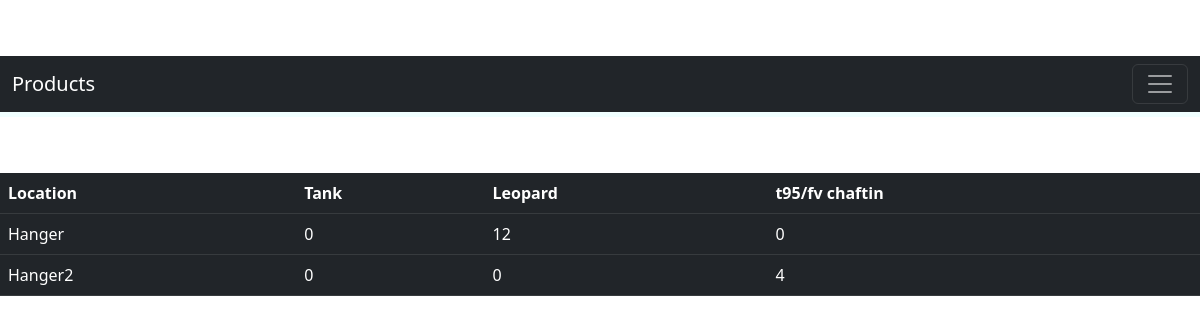
The page /report_new on the database as committed earlier.
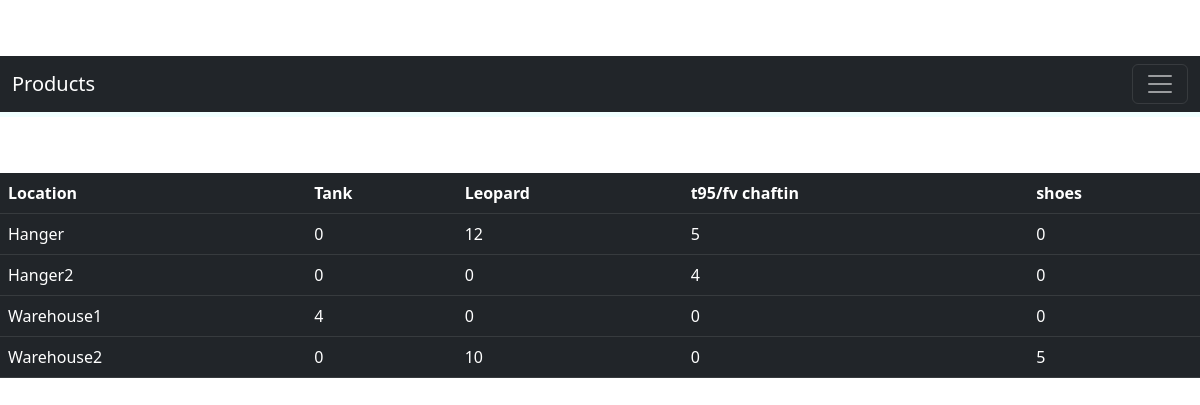
The same page on the database as committed later.
### models.py (models this page shows, shortened)
class Product(db.Model):
    __tablename__ = 'product'
    product_id = db.Column(db.String(50), primary_key=True)

class Location(db.Model):
    __tablename__ = 'location'
    location_id = db.Column(db.String(50), primary_key=True)

### App.py (the view)
@app.route('/report_new', methods=['GET'])
def view_report2():
        locations = Location.query.all()
        products = Product.query.all()
        data = {}
        movements = db.session.query(
            ProductMovement.to_location,
            ProductMovement.product_id,
            db.func.sum(ProductMovement.qty).label('total_in')
        ).group_by(ProductMovement.to_location, ProductMovement.product_id).all()
        for location in locations:
            location_data = {}
            for product in products:
                total_in = next((m.total_in for m in movements if m.to_location == location.location_id and m.product_id == product.product_id), 0)
                location_data[product.product_id] = total_in
            data[location.location_id] = location_data
        return render_template('new_report.html', data=data, products=products, locations=locations)

### templates/new_report.html (shortened to what this page needs)
{% include "index.html" %}
<!DOCTYPE html>
<html>
  <head>
  </head>
  <body>
    <h1>Product Movement Report</h1>
    <table class="table table-dark">
      <thead>
        <tr>
          <th>Location</th>
          {% for product in products %}
            <th>{{ product.product_id }}</th>
          {% endfor %}
        </tr>
      </thead>
      <tbody>
        {% for location in locations %}
          <tr>
            <td>{{ location.location_id }}</td>
            {% for product in products %}
              <td>{{ data[location.location_id][product.product_id] }}</td>
            {% endfor %}
          </tr>
        {% endfor %}
      </tbody>
    </table>
  </body>
</html>

Rows that differ between the two databases and show on the page:
computed for Product "t95/fv chaftin": data "0" → "5"
added Product: product_id "shoes", data "0", data "5"
added Location: location_id "Warehouse1", Product (data "4"), Product (data "0"), Product (data "0")
added Location: location_id "Warehouse2", Product (data "0"), Product (data "10"), Product (data "0")
